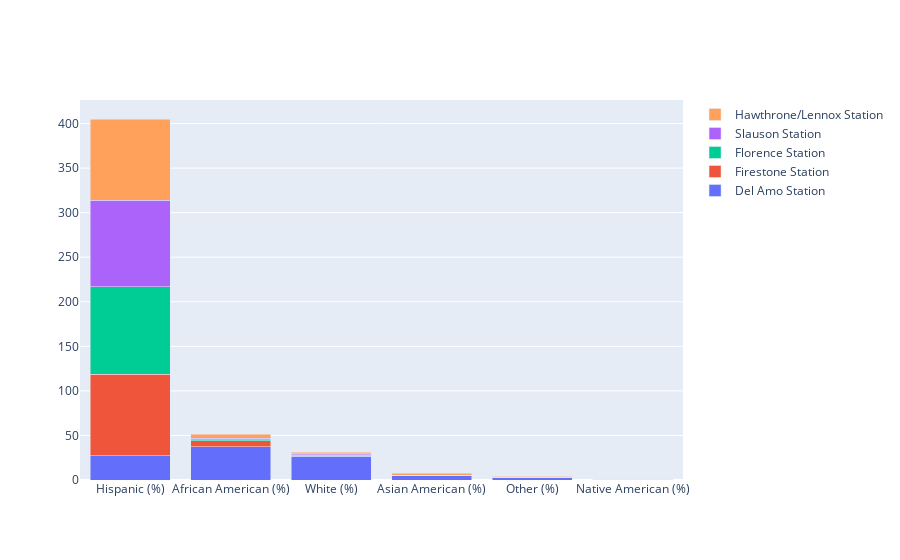

Source (notebook cell):
### Markdown cell above
based on our comments from out story map draft, we suggested to make the demographics 'x', however, we prefer the other one

### Code cell
import plotly.graph_objects as go


x= ['Hispanic (%)', 'Other (%)','White (%)','Asian American (%)','Native American (%)','African American (%)']
fig = go.Figure(go.Bar(x=x, y=[27.2,2.9, 26.9, 5.2, 0.6, 37.3], name='Del Amo Station'))
fig.add_trace(go.Bar(x=x, y=[91.6, 0.3, 1.0, 0.1, 0.0, 7.0], name='Firestone Station'))
fig.add_trace(go.Bar(x=x, y=[98.0, 0.4, 0.7, 0.2, 0.1, 0.6], name='Florence Station'))
fig.add_trace(go.Bar(x=x, y=[97.3, 0.1, 0.6, 0.1, 0.0, 1.9], name='Slauson Station'))
fig.add_trace(go.Bar(x=x, y=[91.0, 0.6, 1.7, 1.9, 0.1, 4.7], name='Hawthrone/Lennox Station'))
fig.update_layout(barmode='stack', xaxis={'categoryorder':'total descending'})
fig.show()

### Figure 1 — Plotly figure (JSON) as saved in the notebook; plotly's stock layout.template omitted (floating-point values rounded to 4 significant figures)
{"data": [{"name": "Del Amo Station", "type": "bar", "x": ["Hispanic (%)", "Other (%)", "White (%)", "Asian American (%)", "Native American (%)", "African American (%)"], "y": [27.2, 2.9, 26.9, 5.2, 0.6, 37.3]}, {"name": "Firestone Station", "type": "bar", "x": ["Hispanic (%)", "Other (%)", "White (%)", "Asian American (%)", "Native American (%)", "African American (%)"], "y": [91.6, 0.3, 1, 0.1, 0, 7]}, {"name": "Florence Station", "type": "bar", "x": ["Hispanic (%)", "Other (%)", "White (%)", "Asian American (%)", "Native American (%)", "African American (%)"], "y": [98, 0.4, 0.7, 0.2, 0.1, 0.6]}, {"name": "Slauson Station", "type": "bar", "x": ["Hispanic (%)", "Other (%)", "White (%)", "Asian American (%)", "Native American (%)", "African American (%)"], "y": [97.3, 0.1, 0.6, 0.1, 0, 1.9]}, {"name": "Hawthrone/Lennox Station", "type": "bar", "x": ["Hispanic (%)", "Other (%)", "White (%)", "Asian American (%)", "Native American (%)", "African American (%)"], "y": [91, 0.6, 1.7, 1.9, 0.1, 4.7]}], "layout": {"autosize": true, "barmode": "stack", "xaxis": {"autorange": true, "categoryorder": "total descending", "range": [-0.5, 5.5], "type": "category"}, "yaxis": {"autorange": true, "range": [0, 426.4], "type": "linear"}}}
